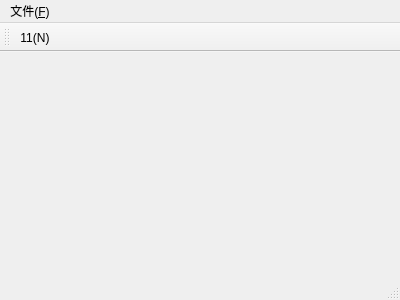
<?xml version="1.0" encoding="UTF-8"?>
<ui version="4.0">
 <class>MainWindow</class>
 <widget class="QMainWindow" name="MainWindow">
  <property name="geometry">
   <rect>
    <x>0</x>
    <y>0</y>
    <width>400</width>
    <height>300</height>
   </rect>
  </property>
  <property name="windowTitle">
   <string>MainWindow</string>
  </property>
  <widget class="QWidget" name="centralWidget"/>
  <widget class="QMenuBar" name="menuBar">
   <property name="geometry">
    <rect>
     <x>0</x>
     <y>0</y>
     <width>400</width>
     <height>23</height>
    </rect>
   </property>
   <widget class="QMenu" name="menu_F">
    <property name="title">
     <string>文件(&amp;F)</string>
    </property>
    <addaction name="action11"/>
   </widget>
   <addaction name="menu_F"/>
  </widget>
  <widget class="QToolBar" name="mainToolBar">
   <attribute name="toolBarArea">
    <enum>TopToolBarArea</enum>
   </attribute>
   <attribute name="toolBarBreak">
    <bool>false</bool>
   </attribute>
   <addaction name="action11"/>
  </widget>
  <widget class="QStatusBar" name="statusBar"/>
  <action name="action11">
   <property name="text">
    <string>11(&amp;N)</string>
   </property>
  </action>
 </widget>
 <layoutdefault spacing="6" margin="11"/>
 <resources/>
 <connections/>
</ui>
